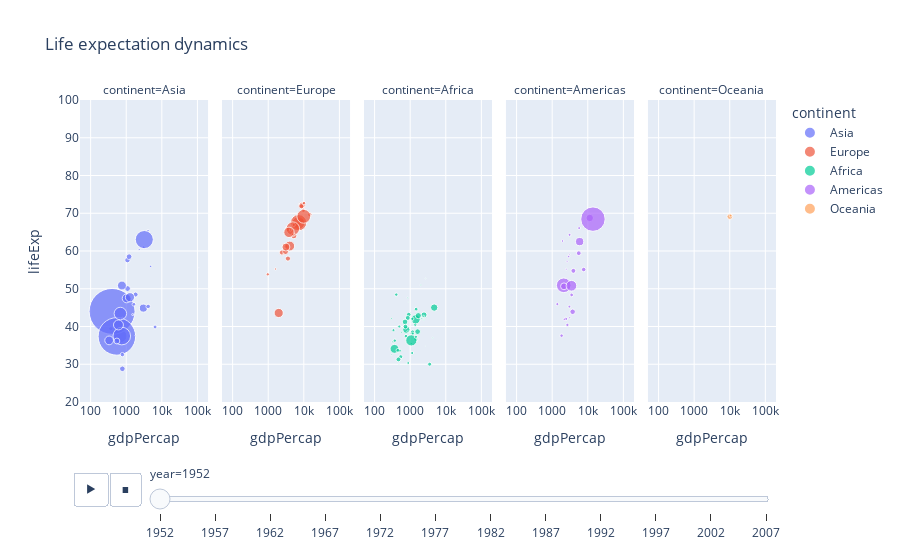

The code cell stored with this chart in its notebook:
### Code cell
px.scatter(gm,
           x='gdpPercap',
           y='lifeExp',
           height=600,
           color='continent',
           facet_col='continent',
           hover_name='country',
           size='pop',
           size_max=50,
           animation_frame='year',
           animation_group='country',
           range_y=[20, 100],
           log_x=True,
           title='Life expectation dynamics'
          )

### Figure 1 — Plotly figure (JSON) as saved in the notebook; plotly's stock layout.template omitted (floating-point values rounded to 4 significant figures)
{"data": [{"hovertemplate": "<b>%{hovertext}</b><br><br>continent=Asia<br>year=1952<br>gdpPercap=%{x}<br>lifeExp=%{y}<br>pop=%{marker.size}<extra></extra>", "hovertext": ["Afghanistan", "Bahrain", "Bangladesh", "Cambodia", "China", "Hong Kong, China", "India", "Indonesia", "Iran", "Iraq", "Israel", "Japan", "Jordan", "Korea, Dem. Rep.", "Korea, Rep.", "Kuwait", "Lebanon", "Malaysia", "Mongolia", "Myanmar", "Nepal", "Oman", "Pakistan", "Philippines", "Saudi Arabia", "Singapore", "Sri Lanka", "Syria", "Taiwan", "Thailand", "Vietnam", "West Bank and Gaza", "Yemen, Rep."], "ids": ["Afghanistan", "Bahrain", "Bangladesh", "Cambodia", "China", "Hong Kong, China", "India", "Indonesia", "Iran", "Iraq", "Israel", "Japan", "Jordan", "Korea, Dem. Rep.", "Korea, Rep.", "Kuwait", "Lebanon", "Malaysia", "Mongolia", "Myanmar", "Nepal", "Oman", "Pakistan", "Philippines", "Saudi Arabia", "Singapore", "Sri Lanka", "Syria", "Taiwan", "Thailand", "Vietnam", "West Bank and Gaza", "Yemen, Rep."], "legendgroup": "Asia", "marker": {"color": "#636efa", "size": [8425333, 120447, 46886859, 4693836, 556263527, 2125900, 372000000, 82052000, 17272000, 5441766, 1620914, 86459025, 607914, 8865488, 20947571, 160000, 1439529, 6748378, 800663, 20092996, 9182536, 507833, 41346560, 22438691, 4005677, 1127000, 7982342, 3661549, 8550362, 21289402, 26246839, 1030585, 4963829], "sizemode": "area", "sizeref": 527500.0, "symbol": "circle"}, "mode": "markers", "name": "Asia", "orientation": "v", "showlegend": true, "type": "scatter", "x": [779.4, 9867.0, 684.2, 368.5, 400.4, 3054.0, 546.6, 749.7, 3035.0, 4130.0, 4087.0, 3217.0, 1547.0, 1088.0, 1031.0, 108400.0, 4835.0, 1831.0, 786.6, 331, 545.9, 1828.0, 684.6, 1273.0, 6460.0, 2315.0, 1084.0, 1643.0, 1207.0, 757.8, 605.1, 1516.0, 781.7], "xaxis": "x", "y": [28.8, 50.94, 37.48, 39.42, 44, 60.96, 37.37, 37.47, 44.87, 45.32, 65.39, 63.03, 43.16, 50.06, 47.45, 55.56, 55.93, 48.46, 42.24, 36.32, 36.16, 37.58, 43.44, 47.75, 39.88, 60.4, 57.59, 45.88, 58.5, 50.85, 40.41, 43.16, 32.55], "yaxis": "y"}, {"hovertemplate": "<b>%{hovertext}</b><br><br>continent=Europe<br>year=1952<br>gdpPercap=%{x}<br>lifeExp=%{y}<br>pop=%{marker.size}<extra></extra>", "hovertext": ["Albania", "Austria", "Belgium", "Bosnia and Herzegovina", "Bulgaria", "Croatia", "Czech Republic", "Denmark", "Finland", "France", "Germany", "Greece", "Hungary", "Iceland", "Ireland", "Italy", "Montenegro", "Netherlands", "Norway", "Poland", "Portugal", "Romania", "Serbia", "Slovak Republic", "Slovenia", "Spain", "Sweden", "Switzerland", "Turkey", "United Kingdom"], "ids": ["Albania", "Austria", "Belgium", "Bosnia and Herzegovina", "Bulgaria", "Croatia", "Czech Republic", "Denmark", "Finland", "France", "Germany", "Greece", "Hungary", "Iceland", "Ireland", "Italy", "Montenegro", "Netherlands", "Norway", "Poland", "Portugal", "Romania", "Serbia", "Slovak Republic", "Slovenia", "Spain", "Sweden", "Switzerland", "Turkey", "United Kingdom"], "legendgroup": "Europe", "marker": {"color": "#EF553B", "size": [1282697, 6927772, 8730405, 2791000, 7274900, 3882229, 9125183, 4334000, 4090500, 42459667, 69145952, 7733250, 9504000, 147962, 2952156, 47666000, 413834, 10381988, 3327728, 25730551, 8526050, 16630000, 6860147, 3558137, 1489518, 28549870, 7124673, 4815000, 22235677, 50430000], "sizemode": "area", "sizeref": 527500.0, "symbol": "circle"}, "mode": "markers", "name": "Europe", "orientation": "v", "showlegend": true, "type": "scatter", "x": [1601.0, 6137.0, 8343.0, 973.5, 2444.0, 3119.0, 6876.0, 9692.0, 6425.0, 7030.0, 7144.0, 3531.0, 5264.0, 7268.0, 5210.0, 4931.0, 2648.0, 8942.0, 10100.0, 4029.0, 3068.0, 3145.0, 3581.0, 5075.0, 4215.0, 3834.0, 8528.0, 14730.0, 1969.0, 9980.0], "xaxis": "x2", "y": [55.23, 66.8, 68, 53.82, 59.6, 61.21, 66.87, 70.78, 66.55, 67.41, 67.5, 65.86, 64.03, 72.49, 66.91, 65.94, 59.16, 72.13, 72.67, 61.31, 59.82, 61.05, 58.0, 64.36, 65.57, 64.94, 71.86, 69.62, 43.59, 69.18], "yaxis": "y2"}, {"hovertemplate": "<b>%{hovertext}</b><br><br>continent=Africa<br>year=1952<br>gdpPercap=%{x}<br>lifeExp=%{y}<br>pop=%{marker.size}<extra></extra>", "hovertext": ["Algeria", "Angola", "Benin", "Botswana", "Burkina Faso", "Burundi", "Cameroon", "Central African Republic", "Chad", "Comoros", "Congo, Dem. Rep.", "Congo, Rep.", "Cote d'Ivoire", "Djibouti", "Egypt", "Equatorial Guinea", "Eritrea", "Ethiopia", "Gabon", "Gambia", "Ghana", "Guinea", "Guinea-Bissau", "Kenya", "Lesotho", "Liberia", "Libya", "Madagascar", "Malawi", "Mali", "Mauritania", "Mauritius", "Morocco", "Mozambique", "Namibia", "Niger", "Nigeria", "Reunion", "Rwanda", "Sao Tome and Principe", "Senegal", "Sierra Leone", "Somalia", "South Africa", "Sudan", "Swaziland", "Tanzania", "Togo", "Tunisia", "Uganda", "Zambia", "Zimbabwe"], "ids": ["Algeria", "Angola", "Benin", "Botswana", "Burkina Faso", "Burundi", "Cameroon", "Central African Republic", "Chad", "Comoros", "Congo, Dem. Rep.", "Congo, Rep.", "Cote d'Ivoire", "Djibouti", "Egypt", "Equatorial Guinea", "Eritrea", "Ethiopia", "Gabon", "Gambia", "Ghana", "Guinea", "Guinea-Bissau", "Kenya", "Lesotho", "Liberia", "Libya", "Madagascar", "Malawi", "Mali", "Mauritania", "Mauritius", "Morocco", "Mozambique", "Namibia", "Niger", "Nigeria", "Reunion", "Rwanda", "Sao Tome and Principe", "Senegal", "Sierra Leone", "Somalia", "South Africa", "Sudan", "Swaziland", "Tanzania", "Togo", "Tunisia", "Uganda", "Zambia", "Zimbabwe"], "legendgroup": "Africa", "marker": {"color": "#00cc96", "size": [9279525, 4232095, 1738315, 442308, 4469979, 2445618, 5009067, 1291695, 2682462, 153936, 14100005, 854885, 2977019, 63149, 22223309, 216964, 1438760, 20860941, 420702, 284320, 5581001, 2664249, 580653, 6464046, 748747, 863308, 1019729, 4762912, 2917802, 3838168, 1022556, 516556, 9939217, 6446316, 485831, 3379468, 33119096, 257700, 2534927, 60011, 2755589, 2143249, 2526994, 14264935, 8504667, 290243, 8322925, 1219113, 3647735, 5824797, 2672000, 3080907], "sizemode": "area", "sizeref": 527500.0, "symbol": "circle"}, "mode": "markers", "name": "Africa", "orientation": "v", "showlegend": true, "type": "scatter", "x": [2449.0, 3521.0, 1063.0, 851.2, 543.3, 339.3, 1173.0, 1071.0, 1179.0, 1103.0, 780.5, 2126.0, 1389.0, 2670.0, 1419.0, 375.6, 328.9, 362.1, 4293.0, 485.2, 911.3, 510.2, 299.9, 853.5, 298.8, 575.6, 2388.0, 1443.0, 369.2, 452.3, 743.1, 1968.0, 1688.0, 468.5, 2424.0, 761.9, 1077.0, 2719.0, 493.3, 879.6, 1450.0, 879.8, 1136.0, 4725.0, 1616.0, 1148.0, 716.7, 859.8, 1468.0, 734.8, 1147.0, 406.9], "xaxis": "x3", "y": [43.08, 30.02, 38.22, 47.62, 31.98, 39.03, 38.52, 35.46, 38.09, 40.72, 39.14, 42.11, 40.48, 34.81, 41.89, 34.48, 35.93, 34.08, 37.0, 30, 43.15, 33.61, 32.5, 42.27, 42.14, 38.48, 42.72, 36.68, 36.26, 33.69, 40.54, 50.99, 42.87, 31.29, 41.73, 37.44, 36.32, 52.72, 40, 46.47, 37.28, 30.33, 32.98, 45.01, 38.63, 41.41, 41.22, 38.6, 44.6, 39.98, 42.04, 48.45], "yaxis": "y3"}, {"hovertemplate": "<b>%{hovertext}</b><br><br>continent=Americas<br>year=1952<br>gdpPercap=%{x}<br>lifeExp=%{y}<br>pop=%{marker.size}<extra></extra>", "hovertext": ["Argentina", "Bolivia", "Brazil", "Canada", "Chile", "Colombia", "Costa Rica", "Cuba", "Dominican Republic", "Ecuador", "El Salvador", "Guatemala", "Haiti", "Honduras", "Jamaica", "Mexico", "Nicaragua", "Panama", "Paraguay", "Peru", "Puerto Rico", "Trinidad and Tobago", "United States", "Uruguay", "Venezuela"], "ids": ["Argentina", "Bolivia", "Brazil", "Canada", "Chile", "Colombia", "Costa Rica", "Cuba", "Dominican Republic", "Ecuador", "El Salvador", "Guatemala", "Haiti", "Honduras", "Jamaica", "Mexico", "Nicaragua", "Panama", "Paraguay", "Peru", "Puerto Rico", "Trinidad and Tobago", "United States", "Uruguay", "Venezuela"], "legendgroup": "Americas", "marker": {"color": "#ab63fa", "size": [17876956, 2883315, 56602560, 14785584, 6377619, 12350771, 926317, 6007797, 2491346, 3548753, 2042865, 3146381, 3201488, 1517453, 1426095, 30144317, 1165790, 940080, 1555876, 8025700, 2227000, 662850, 157553000, 2252965, 5439568], "sizemode": "area", "sizeref": 527500.0, "symbol": "circle"}, "mode": "markers", "name": "Americas", "orientation": "v", "showlegend": true, "type": "scatter", "x": [5911.0, 2677.0, 2109.0, 11370.0, 3940.0, 2144.0, 2627.0, 5587.0, 1398.0, 3522.0, 3048.0, 2428.0, 1840.0, 2195.0, 2899.0, 3478.0, 3112.0, 2480.0, 1952.0, 3759.0, 3082.0, 3023.0, 13990.0, 5717.0, 7690.0], "xaxis": "x4", "y": [62.48, 40.41, 50.92, 68.75, 54.74, 50.64, 57.21, 59.42, 45.93, 48.36, 45.26, 42.02, 37.58, 41.91, 58.53, 50.79, 42.31, 55.19, 62.65, 43.9, 64.28, 59.1, 68.44, 66.07, 55.09], "yaxis": "y4"}, {"hovertemplate": "<b>%{hovertext}</b><br><br>continent=Oceania<br>year=1952<br>gdpPercap=%{x}<br>lifeExp=%{y}<br>pop=%{marker.size}<extra></extra>", "hovertext": ["Australia", "New Zealand"], "ids": ["Australia", "New Zealand"], "legendgroup": "Oceania", "marker": {"color": "#FFA15A", "size": [8691212, 1994794], "sizemode": "area", "sizeref": 527500.0, "symbol": "circle"}, "mode": "markers", "name": "Oceania", "orientation": "v", "showlegend": true, "type": "scatter", "x": [10040.0, 10560.0], "xaxis": "x5", "y": [69.12, 69.39], "yaxis": "y5"}], "layout": {"annotations": [{"font": {}, "showarrow": false, "text": "continent=Asia", "x": 0.092, "xanchor": "center", "xref": "paper", "y": 1, "yanchor": "bottom", "yref": "paper"}, {"font": {}, "showarrow": false, "text": "continent=Europe", "x": 0.296, "xanchor": "center", "xref": "paper", "y": 1, "yanchor": "bottom", "yref": "paper"}, {"font": {}, "showarrow": false, "text": "continent=Africa", "x": 0.5, "xanchor": "center", "xref": "paper", "y": 1, "yanchor": "bottom", "yref": "paper"}, {"font": {}, "showarrow": false, "text": "continent=Americas", "x": 0.704, "xanchor": "center", "xref": "paper", "y": 1, "yanchor": "bottom", "yref": "paper"}, {"font": {}, "showarrow": false, "text": "continent=Oceania", "x": 0.908, "xanchor": "center", "xref": "paper", "y": 1, "yanchor": "bottom", "yref": "paper"}], "autosize": true, "legend": {"itemsizing": "constant", "title": {"text": "continent"}, "tracegroupgap": 0}, "sliders": [{"active": 0, "currentvalue": {"prefix": "year="}, "len": 0.9, "pad": {"b": 10, "t": 60}, "steps": [{"args": [["1952"], {"frame": {"duration": 0, "redraw": false}, "fromcurrent": true, "mode": "immediate", "transition": {"duration": 0, "easing": "linear"}}], "label": "1952", "method": "animate"}, {"args": [["1957"], {"frame": {"duration": 0, "redraw": false}, "fromcurrent": true, "mode": "immediate", "transition": {"duration": 0, "easing": "linear"}}], "label": "1957", "method": "animate"}, {"args": [["1962"], {"frame": {"duration": 0, "redraw": false}, "fromcurrent": true, "mode": "immediate", "transition": {"duration": 0, "easing": "linear"}}], "label": "1962", "method": "animate"}, {"args": [["1967"], {"frame": {"duration": 0, "redraw": false}, "fromcurrent": true, "mode": "immediate", "transition": {"duration": 0, "easing": "linear"}}], "label": "1967", "method": "animate"}, {"args": [["1972"], {"frame": {"duration": 0, "redraw": false}, "fromcurrent": true, "mode": "immediate", "transition": {"duration": 0, "easing": "linear"}}], "label": "1972", "method": "animate"}, {"args": [["1977"], {"frame": {"duration": 0, "redraw": false}, "fromcurrent": true, "mode": "immediate", "transition": {"duration": 0, "easing": "linear"}}], "label": "1977", "method": "animate"}, {"args": [["1982"], {"frame": {"duration": 0, "redraw": false}, "fromcurrent": true, "mode": "immediate", "transition": {"duration": 0, "easing": "linear"}}], "label": "1982", "method": "animate"}, {"args": [["1987"], {"frame": {"duration": 0, "redraw": false}, "fromcurrent": true, "mode": "immediate", "transition": {"duration": 0, "easing": "linear"}}], "label": "1987", "method": "animate"}, {"args": [["1992"], {"frame": {"duration": 0, "redraw": false}, "fromcurrent": true, "mode": "immediate", "transition": {"duration": 0, "easing": "linear"}}], "label": "1992", "method": "animate"}, {"args": [["1997"], {"frame": {"duration": 0, "redraw": false}, "fromcurrent": true, "mode": "immediate", "transition": {"duration": 0, "easing": "linear"}}], "label": "1997", "method": "animate"}, {"args": [["2002"], {"frame": {"duration": 0, "redraw": false}, "fromcurrent": true, "mode": "immediate", "transition": {"duration": 0, "easing": "linear"}}], "label": "2002", "method": "animate"}, {"args": [["2007"], {"frame": {"duration": 0, "redraw": false}, "fromcurrent": true, "mode": "immediate", "transition": {"duration": 0, "easing": "linear"}}], "label": "2007", "method": "animate"}], "x": 0.1, "xanchor": "left", "y": 0, "yanchor": "top"}], "title": {"text": "Life expectation dynamics"}, "updatemenus": [{"buttons": [{"args": [null, {"frame": {"duration": 500, "redraw": false}, "fromcurrent": true, "mode": "immediate", "transition": {"duration": 500, "easing": "linear"}}], "label": "&#9654;", "method": "animate"}, {"args": [[null], {"frame": {"duration": 0, "redraw": false}, "fromcurrent": true, "mode": "immediate", "transition": {"duration": 0, "easing": "linear"}}], "label": "&#9724;", "method": "animate"}], "direction": "left", "pad": {"r": 10, "t": 70}, "showactive": false, "type": "buttons", "x": 0.1, "xanchor": "right", "y": 0, "yanchor": "top"}], "xaxis": {"anchor": "y", "autorange": true, "domain": [0, 0.184], "range": [1.68, 5.303], "title": {"text": "gdpPercap"}, "type": "log"}, "xaxis2": {"anchor": "y2", "autorange": true, "domain": [0.204, 0.388], "matches": "x", "range": [1.68, 5.303], "title": {"text": "gdpPercap"}, "type": "log"}, "xaxis3": {"anchor": "y3", "autorange": true, "domain": [0.408, 0.592], "matches": "x", "range": [1.68, 5.303], "title": {"text": "gdpPercap"}, "type": "log"}, "xaxis4": {"anchor": "y4", "autorange": true, "domain": [0.612, 0.796], "matches": "x", "range": [1.68, 5.303], "title": {"text": "gdpPercap"}, "type": "log"}, "xaxis5": {"anchor": "y5", "autorange": true, "domain": [0.816, 1], "matches": "x", "range": [1.68, 5.303], "title": {"text": "gdpPercap"}, "type": "log"}, "yaxis": {"anchor": "x", "domain": [0, 1], "range": [20, 100], "title": {"text": "lifeExp"}, "type": "linear"}, "yaxis2": {"anchor": "x2", "domain": [0, 1], "matches": "y", "showticklabels": false, "type": "linear"}, "yaxis3": {"anchor": "x3", "domain": [0, 1], "matches": "y", "showticklabels": false, "type": "linear"}, "yaxis4": {"anchor": "x4", "domain": [0, 1], "matches": "y", "showticklabels": false, "type": "linear"}, "yaxis5": {"anchor": "x5", "domain": [0, 1], "matches": "y", "showticklabels": false, "type": "linear"}}}
